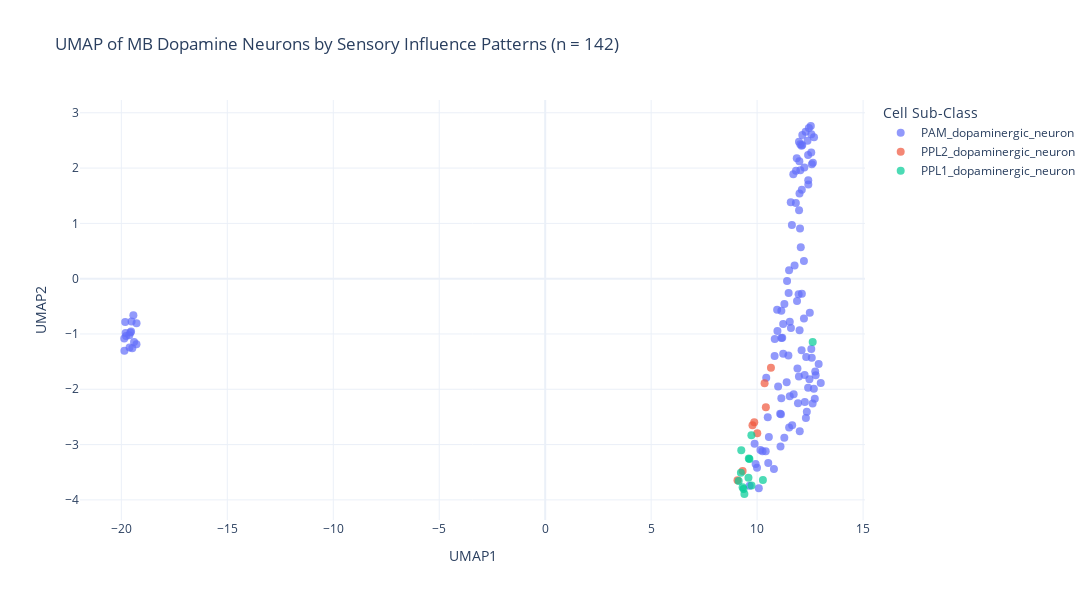
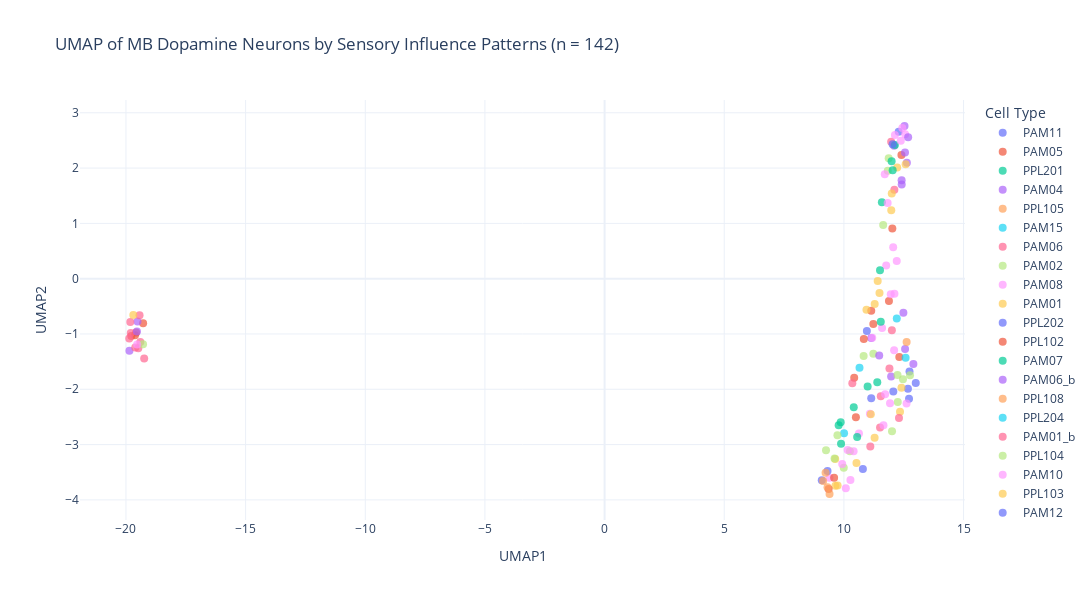

The notebook cell these images were saved under, in order:
### Markdown cell above
## Visualisation: UMAP of Influence Patterns

We can also visualise the influence patterns using UMAP, where each point is a dopaminergic neuron:

### Code cell
# Aggregate influence by individual neuron
all_influence_scores_n = all_influence_scores.groupby(
    ['source', 'id']
).agg({
    'Influence_score_(unsigned)': 'sum',
    'adjusted_influence': 'sum',
    'target_type': 'first',
    'target_class': 'first'
}).reset_index().rename(columns={
    'Influence_score_(unsigned)': 'influence'
})

all_influence_scores_n = all_influence_scores_n[
    all_influence_scores_n['id'].notna() & 
    all_influence_scores_n['source'].notna()
]

# Create matrix: rows = neurons, columns = sensory sub-classes
influence_matrix_umap = all_influence_scores_n.pivot(
    index='id',
    columns='source',
    values='adjusted_influence'
).fillna(0)

print(f"UMAP input matrix: {influence_matrix_umap.shape[0]} neurons x {influence_matrix_umap.shape[1]} sensory sub-classes\n")

# Run UMAP
import umap.umap_ as umap_lib

reducer = umap_lib.UMAP(n_neighbors=15, min_dist=0.1, random_state=42)
umap_result = reducer.fit_transform(influence_matrix_umap.values)

# Create data frame for plotting
umap_df = pd.DataFrame({
    'id': influence_matrix_umap.index,
    'UMAP1': umap_result[:, 0],
    'UMAP2': umap_result[:, 1]
}).merge(
    meta[['banc_746_id', 'cell_type', 'cell_sub_class', 'cell_class']].drop_duplicates(),
    left_on='id',
    right_on='banc_746_id'
)

# Plot by cell sub-class
fig = px.scatter(
    umap_df,
    x='UMAP1',
    y='UMAP2',
    color='cell_sub_class',
    title=f'UMAP of MB Dopamine Neurons by Sensory Influence Patterns (n = {len(umap_df)})',
    labels={'cell_sub_class': 'Cell Sub-Class'},
    width=1200,
    height=600,
    template='plotly_white'
)

fig.update_traces(marker=dict(size=8, opacity=0.7))
fig.write_html(f"{IMG_DIR}/{DATASET}_influence_umap_subclass.html")
fig.show()

# Plot by cell type
fig = px.scatter(
    umap_df,
    x='UMAP1',
    y='UMAP2',
    color='cell_type',
    title=f'UMAP of MB Dopamine Neurons by Sensory Influence Patterns (n = {len(umap_df)})',
    labels={'cell_type': 'Cell Type'},
    width=1200,
    height=600,
    template='plotly_white'
)

fig.update_traces(marker=dict(size=8, opacity=0.7))
fig.write_html(f"{IMG_DIR}/{DATASET}_influence_umap_type.html")
fig.show()

### Figure 1 — Plotly figure (JSON) as saved in the notebook; plotly's stock layout.template omitted (floating-point values rounded to 4 significant figures)
{"data": [{"hovertemplate": "Cell Sub-Class=PAM_dopaminergic_neuron<br>UMAP1=%{x}<br>UMAP2=%{y}<extra></extra>", "legendgroup": "PAM_dopaminergic_neuron", "marker": {"color": "#636efa", "opacity": 0.7, "size": 8, "symbol": "circle"}, "mode": "markers", "name": "PAM_dopaminergic_neuron", "orientation": "v", "showlegend": true, "type": "scatter", "x": [12.74, 12.02, 12.42, 12.58, -19.4, 11.83, 12.63, 12.11, -19.52, -19.78, 10.52, 12.23, -19.8, 11.23, 11.98, 9.994, 12.68, -19.48, 12.47, 10.99, -19.29, 10.43, 10.41, -19.57, 10.16, 12.01, -19.61, -19.62, 11.41, -19.54, 11.54, 12.1, 12.9, 11.29, 12.35, 12.25, 12.21, 10.25, 11.1, 12.56, 11.96, 12.72, 12.4, 11.77, 11.87, 12.49, 11.14, 11.39, 12.41, 12.38, 11.51, 13.0, -19.82, -19.28, 11.9, 11.83, 12.04, 10.83, 12.41, 10.96, 11.97, 11.64, 11.23, 10.55, 11.93, 12.76, 11.48, 9.646, 12.62, 11.97, 10.08, 12.1, 11.54, 11.09, 12.21, 12.29, 12.56, 12.32, 10.82, 11.51, 12.24, -19.86, 11.49, 12.0, 12.53, 12.55, -19.86, 11.18, 12.04, -19.43, 11.65, 12.13, 12.3, 12.06, 12.58, 11.14, 11.13, 11.59, 12.68, 11.72, 12.0, 10.94, 11.88, 11.28, 10.79, 11.14, 11.71, 11.99, 11.59, 12.13, 9.929, 10.5, 9.881, 12.44, 12.11], "xaxis": "x", "y": [-1.679, 0.9095, 1.705, -1.43, -1.144, 1.953, 2.095, -0.2716, -0.7743, -1.035, -3.334, 2.012, -0.9842, -1.355, 1.237, -3.419, -1.99, -1.259, -1.819, -1.952, -1.186, -1.79, -3.12, -0.9723, -3.1, -2.76, -1.243, -1.021, -0.04148, -0.9546, -2.127, -1.294, -1.543, -0.4566, -2.405, -2.231, 0.3211, -3.121, -3.035, -1.271, -0.2829, -2.17, 2.235, 0.2366, 2.176, -0.6159, -0.5786, -1.873, -1.973, 2.494, 0.1535, -1.888, -0.7853, -0.8061, -1.626, 1.368, 2.43, -1.089, 1.778, -0.9461, -1.77, 0.9715, -0.8215, -2.864, -2.251, -1.748, -1.389, -3.744, -2.257, 2.475, -3.788, 2.404, -0.7803, -2.44, -0.7191, 2.656, 2.612, -1.416, -1.398, -2.69, -1.74, -1.303, -0.2606, -0.9324, 2.761, 2.284, -1.081, -1.069, 1.961, -0.66, -2.65, 2.6, -2.519, 0.5672, 2.069, -2.163, -2.454, -0.8906, 2.557, -2.089, 1.538, -0.5638, -0.4039, -2.876, -3.44, -1.071, 1.886, 2.121, 1.38, 2.419, -3.351, -2.506, -2.986, 2.726, 1.61], "yaxis": "y"}, {"hovertemplate": "Cell Sub-Class=PPL2_dopaminergic_neuron<br>UMAP1=%{x}<br>UMAP2=%{y}<extra></extra>", "legendgroup": "PPL2_dopaminergic_neuron", "marker": {"color": "#EF553B", "opacity": 0.7, "size": 8, "symbol": "circle"}, "mode": "markers", "name": "PPL2_dopaminergic_neuron", "orientation": "v", "showlegend": true, "type": "scatter", "x": [9.781, 9.315, 10.41, 9.865, 10.65, 10.01, 10.35, 9.074], "xaxis": "x", "y": [-2.651, -3.479, -2.324, -2.596, -1.611, -2.795, -1.893, -3.644], "yaxis": "y"}, {"hovertemplate": "Cell Sub-Class=PPL1_dopaminergic_neuron<br>UMAP1=%{x}<br>UMAP2=%{y}<extra></extra>", "legendgroup": "PPL1_dopaminergic_neuron", "marker": {"color": "#00cc96", "opacity": 0.7, "size": 8, "symbol": "circle"}, "mode": "markers", "name": "PPL1_dopaminergic_neuron", "orientation": "v", "showlegend": true, "type": "scatter", "x": [12.62, 9.591, 9.361, 9.315, 9.73, 9.637, 9.234, 9.131, 9.252, 10.27, 9.608, 9.737, 9.4], "xaxis": "x", "y": [-1.144, -3.599, -3.804, -3.773, -2.832, -3.261, -3.511, -3.657, -3.102, -3.638, -3.253, -3.739, -3.894], "yaxis": "y"}], "layout": {"height": 600, "legend": {"title": {"text": "Cell Sub-Class"}, "tracegroupgap": 0}, "title": {"text": "UMAP of MB Dopamine Neurons by Sensory Influence Patterns (n = 142)"}, "width": 1200, "xaxis": {"anchor": "y", "domain": [0.0, 1.0], "title": {"text": "UMAP1"}}, "yaxis": {"anchor": "x", "domain": [0.0, 1.0], "title": {"text": "UMAP2"}}}}

### Figure 2 — Plotly figure (JSON) as saved in the notebook; plotly's stock layout.template omitted (floating-point values rounded to 4 significant figures)
{"data": [{"hovertemplate": "Cell Type=PAM11<br>UMAP1=%{x}<br>UMAP2=%{y}<extra></extra>", "legendgroup": "PAM11", "marker": {"color": "#636efa", "opacity": 0.7, "size": 8, "symbol": "circle"}, "mode": "markers", "name": "PAM11", "orientation": "v", "showlegend": true, "type": "scatter", "x": [12.74, 12.68, 12.72, 13.0, 12.29, 10.79], "xaxis": "x", "y": [-1.679, -1.99, -2.17, -1.888, 2.656, -3.44], "yaxis": "y"}, {"hovertemplate": "Cell Type=PAM05<br>UMAP1=%{x}<br>UMAP2=%{y}<extra></extra>", "legendgroup": "PAM05", "marker": {"color": "#EF553B", "opacity": 0.7, "size": 8, "symbol": "circle"}, "mode": "markers", "name": "PAM05", "orientation": "v", "showlegend": true, "type": "scatter", "x": [12.02, -19.78, 10.43, -19.57, -19.62, 12.4, 11.14, -19.28, 11.23, 12.32, 11.88, 10.5], "xaxis": "x", "y": [0.9095, -1.035, -1.79, -0.9723, -1.021, 2.235, -0.5786, -0.8061, -0.8215, -1.416, -0.4039, -2.506], "yaxis": "y"}, {"hovertemplate": "Cell Type=PPL201<br>UMAP1=%{x}<br>UMAP2=%{y}<extra></extra>", "legendgroup": "PPL201", "marker": {"color": "#00cc96", "opacity": 0.7, "size": 8, "symbol": "circle"}, "mode": "markers", "name": "PPL201", "orientation": "v", "showlegend": true, "type": "scatter", "x": [9.781, 10.41, 9.865], "xaxis": "x", "y": [-2.651, -2.324, -2.596], "yaxis": "y"}, {"hovertemplate": "Cell Type=PAM04<br>UMAP1=%{x}<br>UMAP2=%{y}<extra></extra>", "legendgroup": "PAM04", "marker": {"color": "#ab63fa", "opacity": 0.7, "size": 8, "symbol": "circle"}, "mode": "markers", "name": "PAM04", "orientation": "v", "showlegend": true, "type": "scatter", "x": [12.42, 12.63, -19.52, 12.9, 12.56, 12.49, 12.41, 11.97, 12.1, -19.86, 12.53, 12.55, 11.14], "xaxis": "x", "y": [1.705, 2.095, -0.7743, -1.543, -1.271, -0.6159, 1.778, -1.77, 2.404, -1.303, 2.761, 2.284, -1.071], "yaxis": "y"}, {"hovertemplate": "Cell Type=PPL105<br>UMAP1=%{x}<br>UMAP2=%{y}<extra></extra>", "legendgroup": "PPL105", "marker": {"color": "#FFA15A", "opacity": 0.7, "size": 8, "symbol": "circle"}, "mode": "markers", "name": "PPL105", "orientation": "v", "showlegend": true, "type": "scatter", "x": [12.62], "xaxis": "x", "y": [-1.144], "yaxis": "y"}, {"hovertemplate": "Cell Type=PAM15<br>UMAP1=%{x}<br>UMAP2=%{y}<extra></extra>", "legendgroup": "PAM15", "marker": {"color": "#19d3f3", "opacity": 0.7, "size": 8, "symbol": "circle"}, "mode": "markers", "name": "PAM15", "orientation": "v", "showlegend": true, "type": "scatter", "x": [12.58], "xaxis": "x", "y": [-1.43], "yaxis": "y"}, {"hovertemplate": "Cell Type=PAM06<br>UMAP1=%{x}<br>UMAP2=%{y}<extra></extra>", "legendgroup": "PAM06", "marker": {"color": "#FF6692", "opacity": 0.7, "size": 8, "symbol": "circle"}, "mode": "markers", "name": "PAM06", "orientation": "v", "showlegend": true, "type": "scatter", "x": [-19.4, -19.8, -19.48, -19.61, 11.54, -19.82, 11.9, 11.97, 11.51, 12.0, -19.86, -19.43, -19.24, 12.11], "xaxis": "x", "y": [-1.144, -0.9842, -1.259, -1.243, -2.127, -0.7853, -1.626, 2.475, -2.69, -0.9324, -1.081, -0.66, -1.443, 1.61], "yaxis": "y"}, {"hovertemplate": "Cell Type=PAM02<br>UMAP1=%{x}<br>UMAP2=%{y}<extra></extra>", "legendgroup": "PAM02", "marker": {"color": "#B6E880", "opacity": 0.7, "size": 8, "symbol": "circle"}, "mode": "markers", "name": "PAM02", "orientation": "v", "showlegend": true, "type": "scatter", "x": [11.83, 11.23, 9.994, 12.47, -19.29, 12.01, 12.25, 10.25, 11.87, 11.64, 12.76, 10.82, 12.24], "xaxis": "x", "y": [1.953, -1.355, -3.419, -1.819, -1.186, -2.76, -2.231, -3.121, 2.176, 0.9715, -1.748, -1.398, -1.74], "yaxis": "y"}, {"hovertemplate": "Cell Type=PAM08<br>UMAP1=%{x}<br>UMAP2=%{y}<extra></extra>", "legendgroup": "PAM08", "marker": {"color": "#FF97FF", "opacity": 0.7, "size": 8, "symbol": "circle"}, "mode": "markers", "name": "PAM08", "orientation": "v", "showlegend": true, "type": "scatter", "x": [12.11, -19.53, 10.41, 10.16, 12.1, 12.21, 10.63, 11.96, 11.77, 12.62, 10.08, 9.396, 11.18, 11.65, 11.59, 11.71, 9.929], "xaxis": "x", "y": [-0.2716, -1.19, -3.12, -3.1, -1.294, 0.3211, -2.801, -0.2829, 0.2366, -2.257, -3.788, -3.598, -1.069, -2.65, -0.8906, 1.886, -3.351], "yaxis": "y"}, {"hovertemplate": "Cell Type=PAM01<br>UMAP1=%{x}<br>UMAP2=%{y}<extra></extra>", "legendgroup": "PAM01", "marker": {"color": "#FECB52", "opacity": 0.7, "size": 8, "symbol": "circle"}, "mode": "markers", "name": "PAM01", "orientation": "v", "showlegend": true, "type": "scatter", "x": [10.52, 12.23, 11.98, 11.41, 11.29, 12.35, -19.69, 12.41, 9.646, 11.49, 12.58, 12.0], "xaxis": "x", "y": [-3.334, 2.012, 1.237, -0.04148, -0.4566, -2.405, -0.6578, -1.973, -3.744, -0.2606, 2.069, 1.538], "yaxis": "y"}, {"hovertemplate": "Cell Type=PPL202<br>UMAP1=%{x}<br>UMAP2=%{y}<extra></extra>", "legendgroup": "PPL202", "marker": {"color": "#636efa", "opacity": 0.7, "size": 8, "symbol": "circle"}, "mode": "markers", "name": "PPL202", "orientation": "v", "showlegend": true, "type": "scatter", "x": [9.315, 9.074], "xaxis": "x", "y": [-3.479, -3.644], "yaxis": "y"}, {"hovertemplate": "Cell Type=PPL102<br>UMAP1=%{x}<br>UMAP2=%{y}<extra></extra>", "legendgroup": "PPL102", "marker": {"color": "#EF553B", "opacity": 0.7, "size": 8, "symbol": "circle"}, "mode": "markers", "name": "PPL102", "orientation": "v", "showlegend": true, "type": "scatter", "x": [9.591, 9.361], "xaxis": "x", "y": [-3.599, -3.804], "yaxis": "y"}, {"hovertemplate": "Cell Type=PAM07<br>UMAP1=%{x}<br>UMAP2=%{y}<extra></extra>", "legendgroup": "PAM07", "marker": {"color": "#00cc96", "opacity": 0.7, "size": 8, "symbol": "circle"}, "mode": "markers", "name": "PAM07", "orientation": "v", "showlegend": true, "type": "scatter", "x": [10.99, 11.39, 11.51, 11.54, 12.04, 11.59, 12.13], "xaxis": "x", "y": [-1.952, -1.873, 0.1535, -0.7803, 1.961, 1.38, 2.419], "yaxis": "y"}, {"hovertemplate": "Cell Type=PAM06_b<br>UMAP1=%{x}<br>UMAP2=%{y}<extra></extra>", "legendgroup": "PAM06_b", "marker": {"color": "#ab63fa", "opacity": 0.7, "size": 8, "symbol": "circle"}, "mode": "markers", "name": "PAM06_b", "orientation": "v", "showlegend": true, "type": "scatter", "x": [-19.54], "xaxis": "x", "y": [-0.9546], "yaxis": "y"}, {"hovertemplate": "Cell Type=PPL108<br>UMAP1=%{x}<br>UMAP2=%{y}<extra></extra>", "legendgroup": "PPL108", "marker": {"color": "#FFA15A", "opacity": 0.7, "size": 8, "symbol": "circle"}, "mode": "markers", "name": "PPL108", "orientation": "v", "showlegend": true, "type": "scatter", "x": [9.315, 9.234], "xaxis": "x", "y": [-3.773, -3.511], "yaxis": "y"}, {"hovertemplate": "Cell Type=PPL204<br>UMAP1=%{x}<br>UMAP2=%{y}<extra></extra>", "legendgroup": "PPL204", "marker": {"color": "#19d3f3", "opacity": 0.7, "size": 8, "symbol": "circle"}, "mode": "markers", "name": "PPL204", "orientation": "v", "showlegend": true, "type": "scatter", "x": [10.65, 10.01], "xaxis": "x", "y": [-1.611, -2.795], "yaxis": "y"}, {"hovertemplate": "Cell Type=PAM01_b<br>UMAP1=%{x}<br>UMAP2=%{y}<extra></extra>", "legendgroup": "PAM01_b", "marker": {"color": "#FF6692", "opacity": 0.7, "size": 8, "symbol": "circle"}, "mode": "markers", "name": "PAM01_b", "orientation": "v", "showlegend": true, "type": "scatter", "x": [11.1, 12.3], "xaxis": "x", "y": [-3.035, -2.519], "yaxis": "y"}, {"hovertemplate": "Cell Type=PPL104<br>UMAP1=%{x}<br>UMAP2=%{y}<extra></extra>", "legendgroup": "PPL104", "marker": {"color": "#B6E880", "opacity": 0.7, "size": 8, "symbol": "circle"}, "mode": "markers", "name": "PPL104", "orientation": "v", "showlegend": true, "type": "scatter", "x": [9.73], "xaxis": "x", "y": [-2.832], "yaxis": "y"}, {"hovertemplate": "Cell Type=PAM10<br>UMAP1=%{x}<br>UMAP2=%{y}<extra></extra>", "legendgroup": "PAM10", "marker": {"color": "#FF97FF", "opacity": 0.7, "size": 8, "symbol": "circle"}, "mode": "markers", "name": "PAM10", "orientation": "v", "showlegend": true, "type": "scatter", "x": [12.38, 11.83, 11.93, 11.09, 12.56, 12.13, 12.06, 11.72, 12.44], "xaxis": "x", "y": [2.494, 1.368, -2.251, -2.44, 2.612, 2.6, 0.5672, -2.089, 2.726], "yaxis": "y"}, {"hovertemplate": "Cell Type=PPL103<br>UMAP1=%{x}<br>UMAP2=%{y}<extra></extra>", "legendgroup": "PPL103", "marker": {"color": "#FECB52", "opacity": 0.7, "size": 8, "symbol": "circle"}, "mode": "markers", "name": "PPL103", "orientation": "v", "showlegend": true, "type": "scatter", "x": [9.637, 9.737], "xaxis": "x", "y": [-3.261, -3.739], "yaxis": "y"}, {"hovertemplate": "Cell Type=PAM12<br>UMAP1=%{x}<br>UMAP2=%{y}<extra></extra>", "legendgroup": "PAM12", "marker": {"color": "#636efa", "opacity": 0.7, "size": 8, "symbol": "circle"}, "mode": "markers", "name": "PAM12", "orientation": "v", "showlegend": true, "type": "scatter", "x": [12.04, 10.96, 11.14], "xaxis": "x", "y": [2.43, -0.9461, -2.163], "yaxis": "y"}, {"hovertemplate": "Cell Type=PAM15_b<br>UMAP1=%{x}<br>UMAP2=%{y}<extra></extra>", "legendgroup": "PAM15_b", "marker": {"color": "#EF553B", "opacity": 0.7, "size": 8, "symbol": "circle"}, "mode": "markers", "name": "PAM15_b", "orientation": "v", "showlegend": true, "type": "scatter", "x": [10.83], "xaxis": "x", "y": [-1.089], "yaxis": "y"}, {"hovertemplate": "Cell Type=PAM08_e<br>UMAP1=%{x}<br>UMAP2=%{y}<extra></extra>", "legendgroup": "PAM08_e", "marker": {"color": "#00cc96", "opacity": 0.7, "size": 8, "symbol": "circle"}, "mode": "markers", "name": "PAM08_e", "orientation": "v", "showlegend": true, "type": "scatter", "x": [10.55, 11.99, 9.881], "xaxis": "x", "y": [-2.864, 2.121, -2.986], "yaxis": "y"}, {"hovertemplate": "Cell Type=PAM09<br>UMAP1=%{x}<br>UMAP2=%{y}<extra></extra>", "legendgroup": "PAM09", "marker": {"color": "#ab63fa", "opacity": 0.7, "size": 8, "symbol": "circle"}, "mode": "markers", "name": "PAM09", "orientation": "v", "showlegend": true, "type": "scatter", "x": [11.48, 12.68], "xaxis": "x", "y": [-1.389, 2.557], "yaxis": "y"}, {"hovertemplate": "Cell Type=PPL101<br>UMAP1=%{x}<br>UMAP2=%{y}<extra></extra>", "legendgroup": "PPL101", "marker": {"color": "#FFA15A", "opacity": 0.7, "size": 8, "symbol": "circle"}, "mode": "markers", "name": "PPL101", "orientation": "v", "showlegend": true, "type": "scatter", "x": [9.131, 9.4], "xaxis": "x", "y": [-3.657, -3.894], "yaxis": "y"}, {"hovertemplate": "Cell Type=PAM08_b<br>UMAP1=%{x}<br>UMAP2=%{y}<extra></extra>", "legendgroup": "PAM08_b", "marker": {"color": "#19d3f3", "opacity": 0.7, "size": 8, "symbol": "circle"}, "mode": "markers", "name": "PAM08_b", "orientation": "v", "showlegend": true, "type": "scatter", "x": [12.21], "xaxis": "x", "y": [-0.7191], "yaxis": "y"}, {"hovertemplate": "Cell Type=PPL203<br>UMAP1=%{x}<br>UMAP2=%{y}<extra></extra>", "legendgroup": "PPL203", "marker": {"color": "#FF6692", "opacity": 0.7, "size": 8, "symbol": "circle"}, "mode": "markers", "name": "PPL203", "orientation": "v", "showlegend": true, "type": "scatter", "x": [10.35], "xaxis": "x", "y": [-1.893], "yaxis": "y"}, {"hovertemplate": "Cell Type=PPL107<br>UMAP1=%{x}<br>UMAP2=%{y}<extra></extra>", "legendgroup": "PPL107", "marker": {"color": "#B6E880", "opacity": 0.7, "size": 8, "symbol": "circle"}, "mode": "markers", "name": "PPL107", "orientation": "v", "showlegend": true, "type": "scatter", "x": [9.252, 9.608], "xaxis": "x", "y": [-3.102, -3.253], "yaxis": "y"}, {"hovertemplate": "Cell Type=PPL106<br>UMAP1=%{x}<br>UMAP2=%{y}<extra></extra>", "legendgroup": "PPL106", "marker": {"color": "#FF97FF", "opacity": 0.7, "size": 8, "symbol": "circle"}, "mode": "markers", "name": "PPL106", "orientation": "v", "showlegend": true, "type": "scatter", "x": [10.27], "xaxis": "x", "y": [-3.638], "yaxis": "y"}, {"hovertemplate": "Cell Type=PAM13<br>UMAP1=%{x}<br>UMAP2=%{y}<extra></extra>", "legendgroup": "PAM13", "marker": {"color": "#FECB52", "opacity": 0.7, "size": 8, "symbol": "circle"}, "mode": "markers", "name": "PAM13", "orientation": "v", "showlegend": true, "type": "scatter", "x": [11.13, 10.94, 11.28], "xaxis": "x", "y": [-2.454, -0.5638, -2.876], "yaxis": "y"}, {"hovertemplate": "Cell Type=PAM08_c<br>UMAP1=%{x}<br>UMAP2=%{y}<extra></extra>", "legendgroup": "PAM08_c", "marker": {"color": "#636efa", "opacity": 0.7, "size": 8, "symbol": "circle"}, "mode": "markers", "name": "PAM08_c", "orientation": "v", "showlegend": true, "type": "scatter", "x": [12.06], "xaxis": "x", "y": [-2.04], "yaxis": "y"}], "layout": {"height": 600, "legend": {"title": {"text": "Cell Type"}, "tracegroupgap": 0}, "title": {"text": "UMAP of MB Dopamine Neurons by Sensory Influence Patterns (n = 142)"}, "width": 1200, "xaxis": {"anchor": "y", "domain": [0.0, 1.0], "title": {"text": "UMAP1"}}, "yaxis": {"anchor": "x", "domain": [0.0, 1.0], "title": {"text": "UMAP2"}}}}
